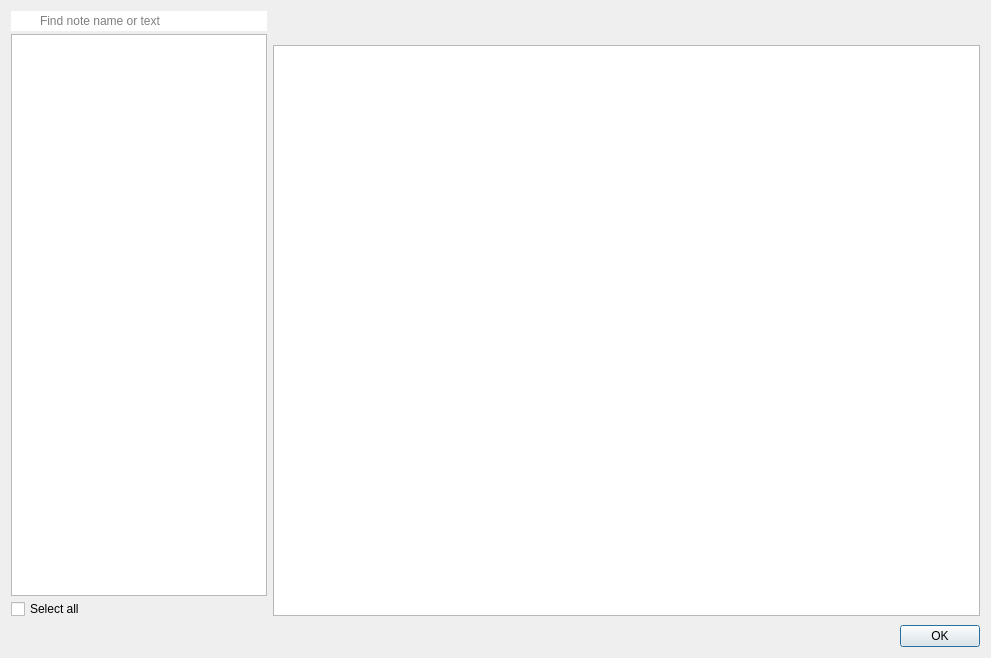
<?xml version="1.0" encoding="UTF-8"?>
<ui version="4.0">
 <class>TrashDialog</class>
 <widget class="QDialog" name="TrashDialog">
  <property name="geometry">
   <rect>
    <x>0</x>
    <y>0</y>
    <width>991</width>
    <height>658</height>
   </rect>
  </property>
  <property name="windowTitle">
   <string>Trashed notes</string>
  </property>
  <property name="windowIcon">
   <iconset theme="trash-empty" resource="../breeze-qownnotes.qrc">
    <normaloff>:/icons/breeze-qownnotes/16x16/trash-empty.svg</normaloff>:/icons/breeze-qownnotes/16x16/trash-empty.svg</iconset>
  </property>
  <layout class="QGridLayout" name="gridLayout">
   <item row="0" column="0">
    <layout class="QHBoxLayout" name="horizontalLayout">
     <item>
      <widget class="QFrame" name="listFrame">
       <layout class="QVBoxLayout" name="verticalLayout">
        <property name="spacing">
         <number>3</number>
        </property>
        <property name="leftMargin">
         <number>0</number>
        </property>
        <property name="topMargin">
         <number>0</number>
        </property>
        <property name="rightMargin">
         <number>0</number>
        </property>
        <property name="bottomMargin">
         <number>0</number>
        </property>
        <item>
         <widget class="LineEdit" name="searchLineEdit">
          <property name="styleSheet">
           <string notr="true">QLineEdit {
	border: none;
	padding: 2px 5px 2px 27px;
	background-image: url(:/images/search-notes.svg);
	background-repeat: no-repeat;
	background-position: center left;
	margin-right: 0px;
}
</string>
          </property>
          <property name="placeholderText">
           <string>Find note name or text</string>
          </property>
          <property name="clearButtonEnabled">
           <bool>true</bool>
          </property>
         </widget>
        </item>
        <item>
         <widget class="QListWidget" name="trashListWidget">
          <property name="alternatingRowColors">
           <bool>true</bool>
          </property>
          <property name="sizePolicy">
           <sizepolicy hsizetype="Expanding" vsizetype="Expanding">
            <horstretch>1</horstretch>
            <verstretch>0</verstretch>
           </sizepolicy>
          </property>
          <property name="selectionMode">
           <enum>QAbstractItemView::ExtendedSelection</enum>
          </property>
         </widget>
        </item>
        <item>
         <layout class="QHBoxLayout" name="selectionLayout">
          <property name="spacing">
           <number>6</number>
          </property>
          <item>
           <widget class="QCheckBox" name="selectAllCheckBox">
            <property name="toolTip">
             <string>Select or deselect all trashed notes in the list</string>
            </property>
            <property name="text">
             <string>Select all</string>
            </property>
           </widget>
          </item>
          <item>
           <spacer name="selectionSpacer">
            <property name="orientation">
             <enum>Qt::Horizontal</enum>
            </property>
            <property name="sizeHint" stdset="0">
             <size>
              <width>0</width>
              <height>0</height>
             </size>
            </property>
           </spacer>
          </item>
          <item>
           <widget class="QLabel" name="trashCountLabel">
            <property name="text">
             <string notr="true"/>
            </property>
            <property name="alignment">
             <set>Qt::AlignRight|Qt::AlignVCenter</set>
            </property>
           </widget>
          </item>
         </layout>
        </item>
       </layout>
      </widget>
     </item>
     <item>
      <widget class="QFrame" name="noteBrowserFrame">
       <property name="sizePolicy">
        <sizepolicy hsizetype="Preferred" vsizetype="Preferred">
         <horstretch>2</horstretch>
         <verstretch>0</verstretch>
        </sizepolicy>
       </property>
       <property name="frameShape">
        <enum>QFrame::NoFrame</enum>
       </property>
       <property name="frameShadow">
        <enum>QFrame::Plain</enum>
       </property>
       <layout class="QGridLayout" name="gridLayout_2">
        <property name="leftMargin">
         <number>0</number>
        </property>
        <property name="topMargin">
         <number>0</number>
        </property>
        <property name="rightMargin">
         <number>0</number>
        </property>
        <property name="bottomMargin">
         <number>0</number>
        </property>
        <property name="spacing">
         <number>3</number>
        </property>
        <item row="0" column="0">
         <widget class="QLabel" name="previewHeaderLabel">
          <property name="text">
           <string notr="true"/>
          </property>
          <property name="textFormat">
           <enum>Qt::PlainText</enum>
          </property>
          <property name="textInteractionFlags">
           <set>Qt::TextSelectableByMouse</set>
          </property>
         </widget>
        </item>
        <item row="1" column="0">
         <widget class="QLabel" name="previewDetailLabel">
          <property name="text">
           <string notr="true"/>
          </property>
          <property name="wordWrap">
           <bool>true</bool>
          </property>
          <property name="textInteractionFlags">
           <set>Qt::TextSelectableByMouse</set>
          </property>
         </widget>
        </item>
        <item row="2" column="0">
         <widget class="QOwnNotesMarkdownTextEdit" name="noteBrowser">
          <property name="sizePolicy">
           <sizepolicy hsizetype="Expanding" vsizetype="Expanding">
            <horstretch>0</horstretch>
            <verstretch>0</verstretch>
           </sizepolicy>
          </property>
          <property name="styleSheet">
           <string notr="true"/>
          </property>
          <property name="readOnly">
           <bool>true</bool>
          </property>
         </widget>
        </item>
        <item row="3" column="0">
         <widget class="QFrame" name="noteBrowserSearchFrame">
          <property name="sizePolicy">
           <sizepolicy hsizetype="Preferred" vsizetype="Preferred">
            <horstretch>1</horstretch>
            <verstretch>0</verstretch>
           </sizepolicy>
          </property>
          <property name="frameShape">
           <enum>QFrame::NoFrame</enum>
          </property>
          <property name="lineWidth">
           <number>0</number>
          </property>
         </widget>
        </item>
       </layout>
      </widget>
     </item>
    </layout>
   </item>
   <item row="1" column="0">
    <widget class="QDialogButtonBox" name="buttonBox">
     <property name="orientation">
      <enum>Qt::Horizontal</enum>
     </property>
     <property name="standardButtons">
      <set>QDialogButtonBox::Ok</set>
     </property>
    </widget>
   </item>
  </layout>
 </widget>
 <customwidgets>
  <customwidget>
   <class>QOwnNotesMarkdownTextEdit</class>
   <extends>QPlainTextEdit</extends>
   <header location="global">widgets/qownnotesmarkdowntextedit.h</header>
  </customwidget>
  <customwidget>
   <class>LineEdit</class>
   <extends>QLineEdit</extends>
   <header location="global">widgets/lineedit.h</header>
  </customwidget>
 </customwidgets>
 <resources>
  <include location="../breeze-qownnotes.qrc"/>
 </resources>
 <connections/>
</ui>
